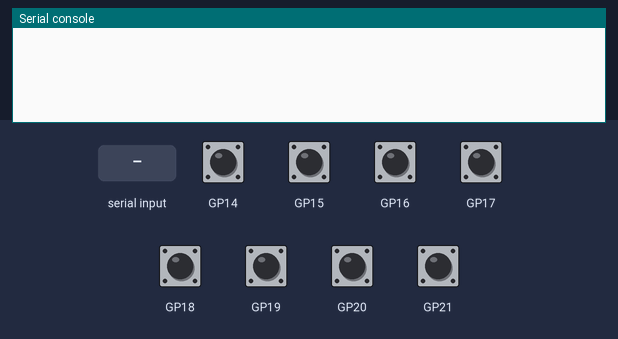
Bench run of a program on a simulated Raspberry Pi Pico running CircuitPython. On the bench: the last lines printed to the serial console. The test bench sets the inputs (shaded band); at power-on: GP14–21 HIGH. USB keyboard and mouse output is not drawn.

Above: at 1.2 s.
1.3 s: "1" typed at the serial console, then Enter
At 2.2 s:
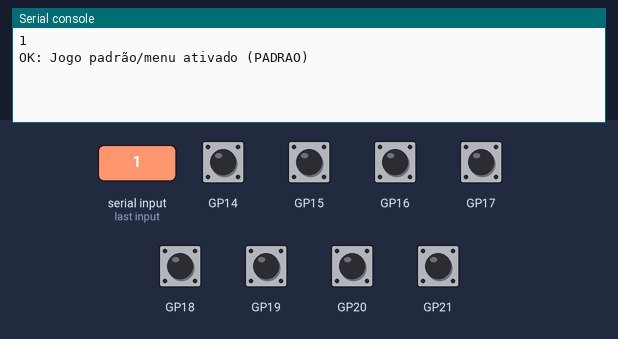
2.8 s: "0" typed at the serial console, then Enter
At 3.2 s:
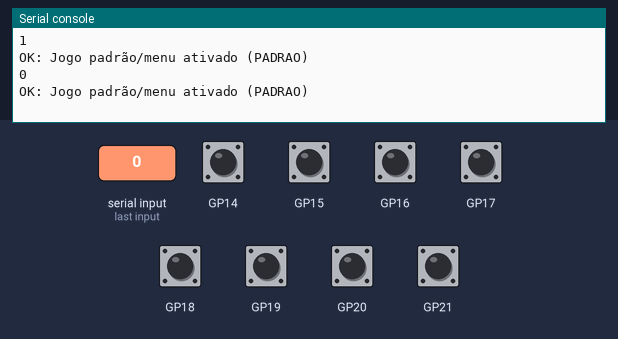

The program:

code.py
```python
import sys
import time
import board
import digitalio
import usb_hid
import supervisor
from adafruit_hid.keyboard import Keyboard
from adafruit_hid.keycode import Keycode

# Inicializa a emulação de teclado USB HID
kbd = Keyboard(usb_hid.devices)

# ==============================================================================
# CONFIGURAÇÃO DOS PERFIS DE TECLAS
# ==============================================================================
# Usamos os Keycodes das teclas numéricas da fileira superior (5, 1, 9, 3)
PROFILES = {
    "PADRAO": {
        "UP": Keycode.UP_ARROW,
        "DOWN": Keycode.DOWN_ARROW,
        "LEFT": Keycode.LEFT_ARROW,
        "RIGHT": Keycode.RIGHT_ARROW,
        "CREDITO": Keycode.FIVE,    # Tecla 5 superior
        "START": Keycode.ONE,       # Tecla 1 superior
        "MENU": Keycode.NINE,       # Tecla 9 superior
        "SAIR": Keycode.THREE,      # Tecla 3 superior
    },
    "SUBWAY": {
        "UP": Keycode.UP_ARROW,
        "DOWN": Keycode.DOWN_ARROW,
        "LEFT": Keycode.LEFT_ARROW,
        "RIGHT": Keycode.RIGHT_ARROW,
        "CREDITO": Keycode.FIVE,    # Tecla 5 superior
        "START": Keycode.ENTER,     # Tecla Enter
        "MENU": Keycode.NINE,       # Tecla 9 superior
        "SAIR": Keycode.THREE,      # Tecla 3 superior
    },
    "SONIC": {
        "UP": Keycode.UP_ARROW,
        "DOWN": Keycode.DOWN_ARROW,
        "LEFT": Keycode.LEFT_ARROW,
        "RIGHT": Keycode.RIGHT_ARROW,
        "CREDITO": Keycode.FIVE,    # Tecla 5 superior
        "START": Keycode.SPACE,     # Tecla Espaço
        "MENU": Keycode.NINE,       # Tecla 9 superior
        "SAIR": Keycode.THREE,      # Tecla 3 superior
    }
}

# Mapeamento do nome de pacote do Android para cada Perfil
PACKAGE_MAP = {
    "com.LocalArcade.SubwaySurfersArcade3": "SUBWAY",
    "VJGames.Sonic_Dash_2.com": "SONIC"
}

# Perfil inicial ao ligar
current_profile = PROFILES["PADRAO"]

# ==============================================================================
# MAPEAMENTO DOS PINOS GPIO DA PI PICO
# ==============================================================================
# Altere os pinos GPXX abaixo de acordo com a fiação do seu painel/placa
PIN_MAP = {
    "UP": board.GP16,
    "DOWN": board.GP17,
    "LEFT": board.GP18,
    "RIGHT": board.GP19,
    "CREDITO": board.GP14,
    "START": board.GP15,
    "MENU": board.GP20,
    "SAIR": board.GP21,
}

# Configuração dos pinos com resistor Pull-Up interno (GND ativa o botão)
inputs = {}
last_state = {}

for action, pin in PIN_MAP.items():
    io = digitalio.DigitalInOut(pin)
    io.direction = digitalio.Direction.INPUT
    io.pull = digitalio.Pull.UP
    inputs[action] = io
    last_state[action] = True  # True = Solto (Pull-Up)

# ==============================================================================
# LOOP PRINCIPAL
# ==============================================================================
while True:
    # 1. Leitura de comandos vindos do Frontend Android via Serial USB
    if supervisor.runtime.serial_bytes_available:
        cmd = sys.stdin.readline().strip()

        # Pode receber o pacote completo (ex: com.LocalArcade.SubwaySurfersArcade3)
        # ou o nome direto do perfil (SUBWAY, SONIC, PADRAO)
        if cmd in PACKAGE_MAP:
            profile_key = PACKAGE_MAP[cmd]
            current_profile = PROFILES[profile_key]
            print(f"OK: Alterado para {profile_key} via pacote Android")
        elif cmd in PROFILES:
            current_profile = PROFILES[cmd]
            print(f"OK: Alterado para {cmd}")
        else:
            # Qualquer outro jogo não listado volta automaticamente ao PADRAO
            current_profile = PROFILES["PADRAO"]
            print("OK: Jogo padrão/menu ativado (PADRAO)")

    # 2. Leitura dos botões e envio de comandos de Teclado
    for action, io in inputs.items():
        is_pressed = not io.value  # LOW (0V) = Pressionado

        # Borda de descida (Pressionou o botão)
        if is_pressed and last_state[action]:
            key = current_profile.get(action)
            if key:
                kbd.press(key)
            last_state[action] = False

        # Borda de subida (Soltou o botão)
        elif not is_pressed and not last_state[action]:
            key = current_profile.get(action)
            if key:
                kbd.release(key)
            last_state[action] = True

    time.sleep(0.005)  # Pequeno atraso para debounce
```

Measured:
- after the input at 1.3 s, the serial console: prints a new line at once (image 1)
- after the input at 2.8 s, the serial console: prints a new line at once (image 2)
